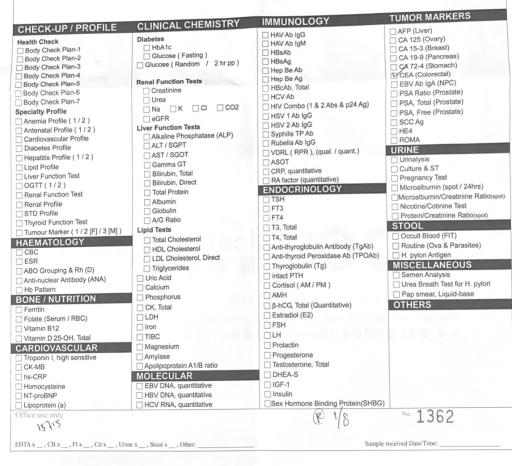
#> input picture canvas.jpg, 1024 x 932 px (shown at 1/2 size)
$ python -i colab_setlayout.py   (imports and definitions only)
#> lines starting #> are read from the running program, lines starting #| are printed output that depends on the picture; after the words box and inside, x2 and y2 are one past the last pixel; in counts of white or black regions, pixels touching at a corner belong together
import json, os, shutil, subprocess, urllib.request, zipfile
from pathlib import Path
from google.colab import files
from IPython.display import Image, display

LAYOUT_RELEASE = "https://github.com/RwaRwa599/pico-layout/releases/download/layout-v1"
LAYOUT_FILES = ("boxes.json", "template.json", "config.json", "canvas.jpg")
CANVAS_PATH = Path("/content/OMRChecker/github_canvas.jpg")

# [54 lines not run here, left out]

INPUT_DIR = Path("inputs/pico14")
OUTPUT_DIR = Path("outputs/pico14")
# [3 lines not run here, left out]

IMAGE_EXTS = {".jpg", ".jpeg", ".png", ".webp", ".bmp"}
SKIP_STEMS = {"geometry_overlay", "canvas", "github_canvas"}


# [77 lines left out: functions fetch_layout, portrait, scale_to_width, align, warp_pages, not called in this run]


def detect_empty_squares(gray):
    import cv2

    blur = cv2.GaussianBlur(gray, (3, 3), 0)
    edges = cv2.Canny(blur, 30, 100)
    contours, _ = cv2.findContours(edges, cv2.RETR_LIST, cv2.CHAIN_APPROX_SIMPLE)
    found = []
    for cnt in contours:
        peri = cv2.arcLength(cnt, True)
        approx = cv2.approxPolyDP(cnt, 0.08 * peri, True)
        if len(approx) != 4:
            continue
        x, y, bw, bh = map(int, cv2.boundingRect(approx))
        if bw < 8 or bh < 8 or bw > 22 or bh > 22:
            continue
        if abs(bw - bh) > 6:
            continue
        if y < 50 or y > 800:
            continue
        roi = gray[y : y + bh, x : x + bw]
        pad = max(1, min(bw, bh) // 4)
        inner = roi[pad : bh - pad, pad : bw - pad]
        if inner.size == 0 or inner.mean() < 185:
            continue
        found.append({"x": x, "y": y, "w": bw, "h": bh})
    uniq = []
    for t in found:
        cx, cy = t["x"] + t["w"] / 2, t["y"] + t["h"] / 2
        if any(
            abs(cx - (u["x"] + u["w"] / 2)) < 7 and abs(cy - (u["y"] + u["h"] / 2)) < 7
            for u in uniq
        ):
            continue
        uniq.append(t)
    return uniq


# [77 lines left out: functions snap_boxes, write_named_template, not called in this run]


def drop_overlay(dest: Path) -> None:
    for path in list(dest.iterdir()):
        if path.stem.lower() in SKIP_STEMS:
            path.unlink()
            print("drop", path.name)


def unpack_zips(dest: Path) -> None:
    for zpath in list(dest.glob("*.zip")):
        print("unpack", zpath.name)
        with zipfile.ZipFile(zpath) as zf:
            for info in zf.infolist():
                if info.is_dir():
                    continue
                inner = Path(info.filename).name
                if inner.startswith(".") or inner.startswith("__"):
                    continue
                suf = Path(inner).suffix.lower()
                if suf not in IMAGE_EXTS and suf != ".json":
                    continue
                out = dest / inner
                out.write_bytes(zf.read(info.filename))
                print("from zip", inner, out.stat().st_size)


# [19 lines left out: function collect_jpgs, not called in this run]


def save_batch(dest: Path) -> list[Path]:
    print(
        "Upload pico-geometry.zip from the geometry notebook, "
        "or multi-select aligned jpgs plus boxes.json / template.json."
    )
    uploaded = files.upload()
#> the answer given: canvas.jpg
    if not uploaded:
        raise SystemExit("no file selected")
    shutil.rmtree(dest, ignore_errors=True)
    dest.mkdir(parents=True, exist_ok=True)
    for name, blob in uploaded.items():
        fn = Path(name).name
        path = dest / fn
        path.write_bytes(blob)
        print("saved", fn, len(blob))
    unpack_zips(dest)
    drop_overlay(dest)
    canvas = fetch_layout(dest)
    return warp_pages(collect_jpgs(dest), canvas)


# [36 lines left out: function write_template_from_boxes, not called in this run]


# [1 line that did not run here, left out]
# [1 line not run here, left out]
# [1 line that did not run here, left out]
# [2 lines not run here, left out]

template_path = INPUT_DIR / "template.json"
# [3 lines not run here, left out]

layout_in = Path("inputs/pico14_layout")
# [2 lines not run here, left out]
# [1 line that did not run here, left out]
# [1 line not run here, left out]
import cv2

# [1 line that did not run here, left out]
# [1 line not run here, left out]
# [1 line that did not run here, left out]
# [1 line not run here, left out]
cfg = INPUT_DIR / "config.json"
# [3 lines not run here, left out]

cmd = [
    "python3",
    "main.py",
    "--setLayout",
    "--inputDir",
    str(layout_in),
    "--outputDir",
    str(OUTPUT_DIR),
]
# [1 line not run here, left out]
# [1 line that did not run here, left out]
# [6 lines not run here, left out]

>>> import cv2
>>> picture = cv2.imread('canvas.jpg', cv2.IMREAD_GRAYSCALE)
#> picture is the input picture: shape (932, 1024); min 40, max 255, mean 232.9
>>> result = detect_empty_squares(picture)
#> in detect_empty_squares, `edges = cv2.Canny(blur, 30, 100)`:
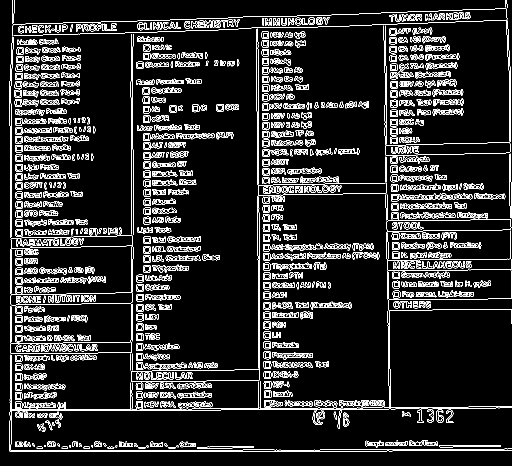
#> edges: shape (932, 1024) (shown at 1/2 size); 10.3% white in thin lines or dots
#> in detect_empty_squares, `contours, _ = cv2.findContours(edges, cv2.RETR_LIST, cv2.CHAIN_APPROX_..`: contours = 3852 contours, 2148 with area under 20; largest, box (x1, y1, x2, y2) and area: (262, 393, 520, 764) 5422, (262, 739, 520, 764) 5419, (516, 365, 774, 392) 5254, (516, 365, 774, 392) 5252, (773, 461, 1024, 596) 5159
#> the loop in detect_empty_squares, `for cnt in contours:` made 3852 passes
#> (peri, approx, x, y, bw, bh) on passes 12 to 14: (5.66, [[389, 892], [390, 891], [391, 892], [390, 893]], 389, 891, 3, 3), (9.07, [[293, 892], [295, 891], [296, 893], [295, 894]], 293, 891, 4, 4), (9.07, [[231, 893], [232, 891], [234, 892], [232, 894]], 231, 891, 4, 4)
#> after the loop in detect_empty_squares, `for cnt in contours:`: found = 538 items
#> the loop in detect_empty_squares, `for t in found:` made 538 passes
#> (t, cx, cy) on passes 1 to 3: ({'x': 32, 'y': 787, 'w': 10, 'h': 10}, 37, 792), ({'x': 274, 'y': 786, 'w': 10, 'h': 10}, 279, 791), ({'x': 53, 'y': 787, 'w': 8, 'h': 9}, 57, 791.5)
#> after the loop in detect_empty_squares, `for t in found:`: uniq = 187 items
#> result = 187 items
